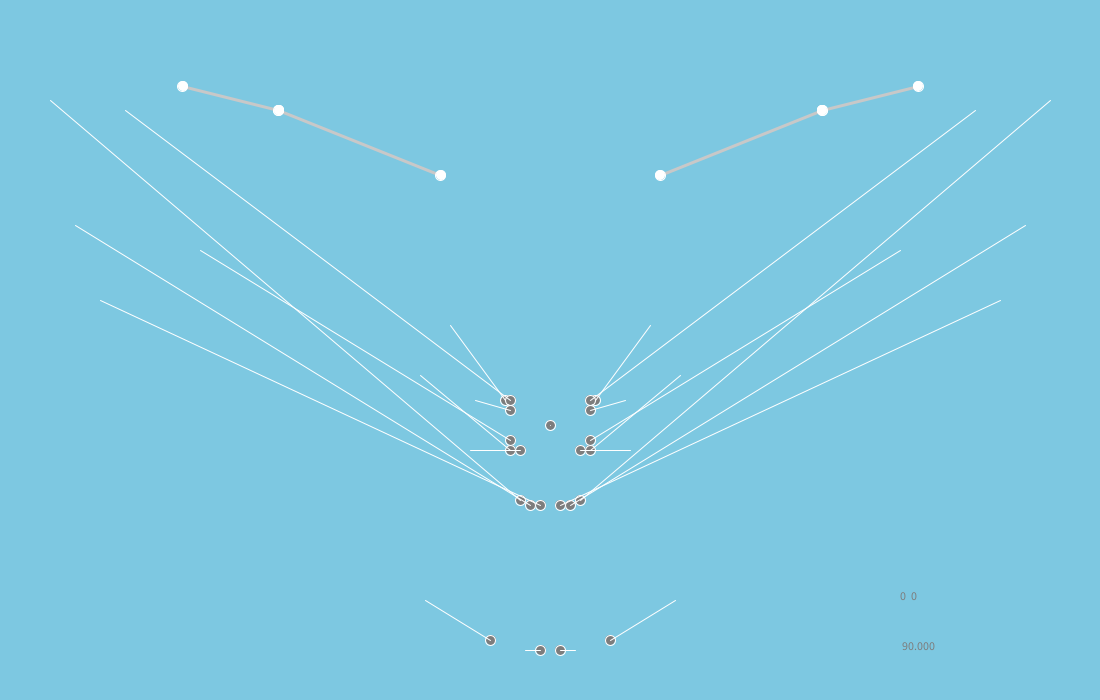
Frame 1 (no input)
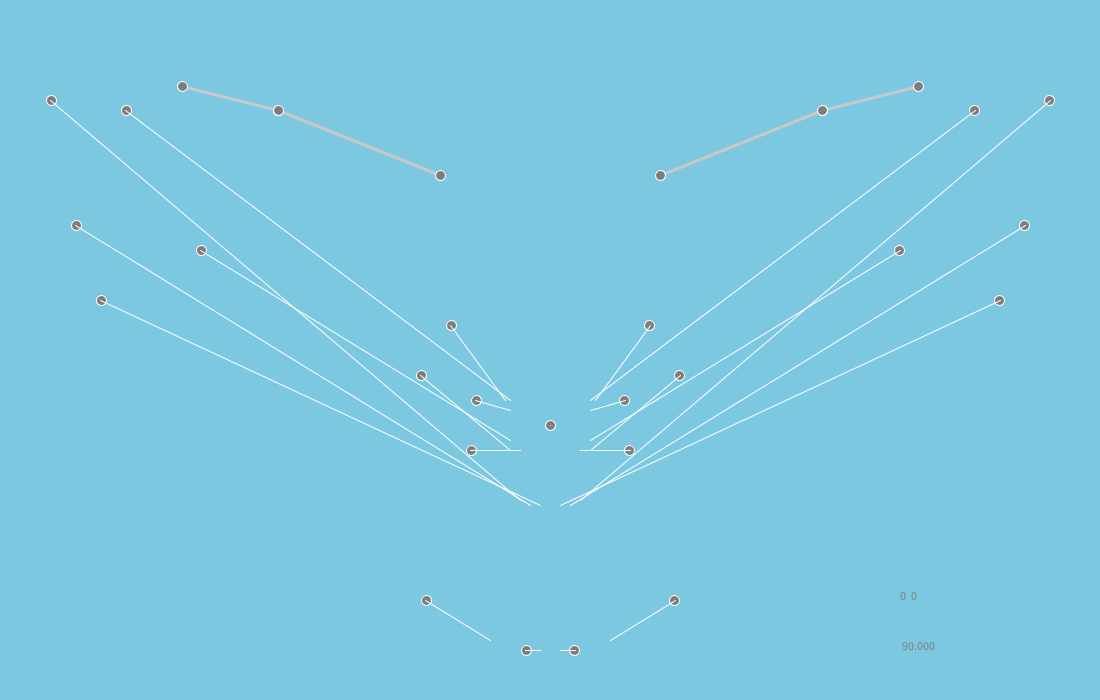
Frame 60 (the mouse pressed at the canvas centre just before this capture)
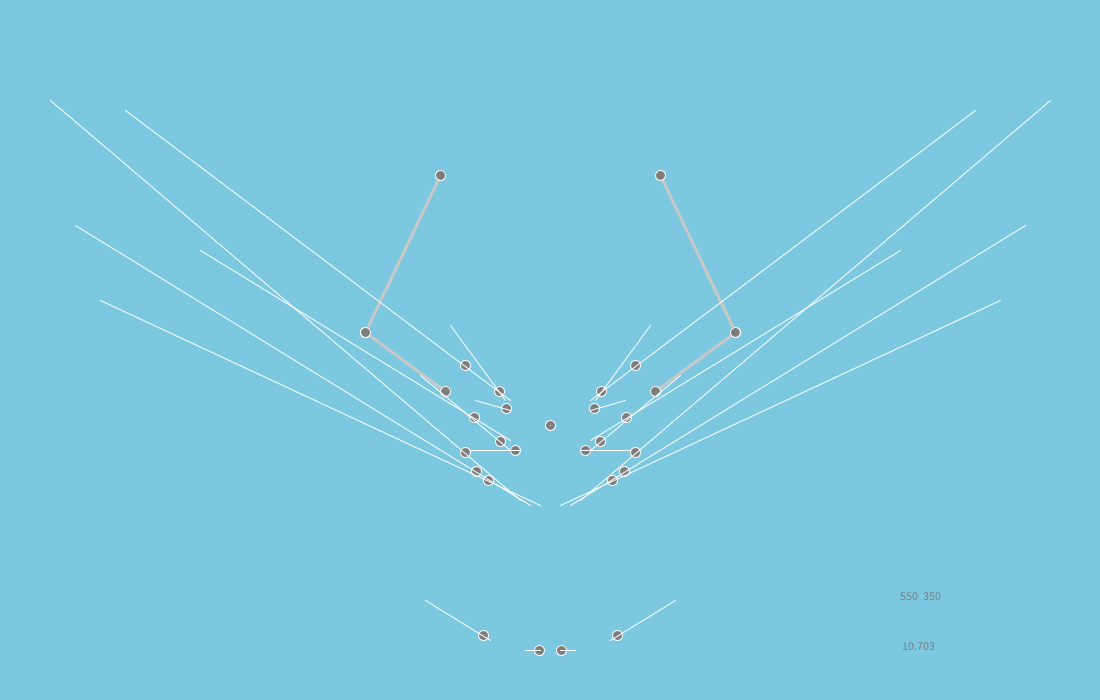
Frame 120 (the mouse held since frame 60 and released just before this capture)

The Processing sketch that drew these frames (run headless with seeded random() and noise(); from frame 60 on, the mouse is pressed at the canvas centre):

// Processing sketch: Basic_example
// ── Basic_example.pde
//  In the checkPositions() function, thanks to Keith Peters for Law Of Cosines Approach to bones: http://flylib.com/books/en/4.261.1.96/1/

int numberOfBones = 2; 
int numberOfFeathers = 5;
color boneColor = color(200);
color jointColor = color(255);
float stdBoneLength = 75;
Bone allBones[] = new Bone[numberOfBones];
PVector anchorPoint, h;
PVector m1[] = new PVector[3];
PVector m2[] = new PVector[3];
PVector m3[] = new PVector[3]; 
PVector wt1[] = new PVector[3];
PVector wt2[] = new PVector[3];
PVector b1[] = new PVector[3];
PVector b2[] = new PVector[3];
PVector b3[] = new PVector[3];
PVector b4[] = new PVector[3];
PVector ctr[] = new PVector[3];
PVector t1[] = new PVector[3];
PVector t2[] = new PVector[3];
float reach = 0;
float jointDiam = 10;
float boneLengths[] = {100, 175};
float spreadAngle;

void setup () {
  size(1100, 700);
  anchorPoint = new PVector (width/2 + width/10, height/4);
  ellipseMode(CENTER);
  initBones();
  initPoints();
}

void draw () {
  background(125, 200, 225);
  stroke(jointColor);
  strokeWeight(1);
  checkPositions();
  for (int i = 0; i < numberOfBones; i ++) {
    allBones[i].display();
  }
  resetPoints();
  drawKeyPoints();
  mirrorImage();
  spreadAngle = degrees(atan2(int(100-allBones[1].far.y), int(600-allBones[1].far.x)))+180;
  if (spreadAngle > 180) {spreadAngle = 0;}
  if ((spreadAngle < 180) && (spreadAngle > 90)) {spreadAngle = 90;}
  spreadAngle = map(spreadAngle, 0, 90, 90, 0);
  text(spreadAngle, 900, 650);
  text(mouseX+"  "+mouseY, 900,600);
}

void mirrorImage() {  
  loadPixels();
  for (int i = 0; i < height; i ++) {
    for (int j = 0; j < width/2; j ++) {
      pixels[(i*width) + (width/2) - j] = pixels[j + (i*width) + (width/2)];
    }
  }
  updatePixels();
}

void drawKeyPoints() {

fill(125);
  ellipse(m1[2].x, m1[2].y, 10, 10);
  ellipse(m2[2].x, m2[2].y, 10, 10);
  ellipse(m3[2].x, m3[2].y, 10, 10);
  ellipse(wt1[2].x, wt1[2].y, 10, 10);
  ellipse(wt2[2].x, wt2[2].y, 10, 10);
  ellipse(b1[2].x, b1[2].y, 10, 10);
  ellipse(b2[2].x, b2[2].y, 10, 10);
  ellipse(b3[2].x, b3[2].y, 10, 10);
  ellipse(b4[2].x, b4[2].y, 10, 10);
  ellipse(ctr[2].x, ctr[2].y, 10, 10);
  ellipse(t1[2].x, t1[2].y, 10, 10);
  ellipse(t2[2].x, t2[2].y, 10, 10);
/*
  fill(125, 0, 0);
  ellipse(m1[1].x, m1[1].y, 3, 3);
  ellipse(m2[1].x, m2[1].y, 3, 3);
  ellipse(m3[1].x, m3[1].y, 3, 3);
  ellipse(wt1[1].x, wt1[1].y, 3, 3);
  ellipse(wt2[1].x, wt2[1].y, 3, 3);
  ellipse(b1[1].x, b1[1].y, 3, 3);
  ellipse(b2[1].x, b2[1].y, 3, 3);
  ellipse(b3[1].x, b3[1].y, 3, 3);
  ellipse(b4[1].x, b4[1].y, 3, 3);
  ellipse(ctr[1].x, ctr[1].y, 3, 3);
  ellipse(t1[1].x, t1[1].y, 3, 3);
  ellipse(t2[1].x, t2[1].y, 3, 3);
  */
  line(m1[0].x, m1[0].y, m1[1].x, m1[1].y);
  line(m2[0].x, m2[0].y, m2[1].x, m2[1].y);
  line(m3[0].x, m3[0].y, m3[1].x, m3[1].y);
  line(wt1[0].x, wt1[0].y, wt1[1].x, wt1[1].y);
  line(wt2[0].x, wt2[0].y, wt2[1].x, wt2[1].y);
  line(b1[0].x, b1[0].y, b1[1].x, b1[1].y);
  line(b2[0].x, b2[0].y, b2[1].x, b2[1].y);
  line(b3[0].x, b3[0].y, b3[1].x, b3[1].y);
  line(b4[0].x, b4[0].y, b4[1].x, b4[1].y);
  line(ctr[0].x, ctr[0].y, ctr[1].x, ctr[1].y);
  line(t1[0].x, t1[0].y, t1[1].x, t1[1].y);
  line(t2[0].x, t2[0].y, t2[1].x, t2[1].y);
}

void resetPoints() {
  m1[2] = new PVector(.0111*spreadAngle*(m1[1].x-m1[0].x)+m1[0].x, .0111*spreadAngle*(m1[1].y-m1[0].y)+m1[0].y);
  m2[2] = new PVector(.0111*spreadAngle*(m2[1].x-m2[0].x)+m2[0].x, .0111*spreadAngle*(m2[1].y-m2[0].y)+m2[0].y);
  m3[2] = new PVector(.0111*spreadAngle*(m3[1].x-m3[0].x)+m3[0].x, .0111*spreadAngle*(m3[1].y-m3[0].y)+m3[0].y);
  wt1[2] = new PVector(.0111*spreadAngle*(wt1[1].x-wt1[0].x)+wt1[0].x, .0111*spreadAngle*(wt1[1].y-wt1[0].y)+wt1[0].y);
  wt2[2] = new PVector(.0111*spreadAngle*(wt2[1].x-wt2[0].x)+wt2[0].x, .0111*spreadAngle*(wt2[1].y-wt2[0].y)+wt2[0].y);
  b1[2] = new PVector(.0111*spreadAngle*(b1[1].x-b1[0].x)+b1[0].x, .0111*spreadAngle*(b1[1].y-b1[0].y)+b1[0].y);
  b2[2] = new PVector(.0111*spreadAngle*(b2[1].x-b2[0].x)+b2[0].x, .0111*spreadAngle*(b2[1].y-b2[0].y)+b2[0].y);
  b3[2] = new PVector(.0111*spreadAngle*(b3[1].x-b3[0].x)+b3[0].x, .0111*spreadAngle*(b3[1].y-b3[0].y)+b3[0].y);
  b4[2] = new PVector(.0111*spreadAngle*(b4[1].x-b4[0].x)+b4[0].x, .0111*spreadAngle*(b4[1].y-b4[0].y)+b4[0].y);
  ctr[2] = new PVector(.0111*spreadAngle*(ctr[1].x-ctr[0].x)+ctr[0].x, .0111*spreadAngle*(ctr[1].y-ctr[0].y)+ctr[0].y);
  t1[2] = new PVector(.0111*spreadAngle*(t1[1].x-t1[0].x)+t1[0].x, .0111*spreadAngle*(t1[1].y-t1[0].y)+t1[0].y);
  t2[2] = new PVector(.0111*spreadAngle*(t2[1].x-t2[0].x)+t2[0].x, .0111*spreadAngle*(t2[1].y-t2[0].y)+t2[0].y);
}

void initPoints() {
  h = allBones[1].far;
  m1[0] = new PVector(590, 410);
  m1[1] = new PVector(625, 400);
  m1[2] = new PVector(625, 400);
  m2[0] = new PVector(595, 400);
  m2[1] = new PVector(650, 325);
  m2[2] = new PVector(650, 325);
  m3[0] = new PVector(590, 440); 
  m3[1] = new PVector(900, 250);
  m3[2] = new PVector(900, 250);
  wt1[0] = new PVector(590, 400);
  wt1[1] = new PVector(975, 110);
  wt1[2] = new PVector(975, 110);
  wt2[0] = new PVector(580, 500);
  wt2[1] = new PVector(1050, 100);
  wt2[2] = new PVector(1050, 100);
  b1[0] = new PVector(580, 450);
  b1[1] = new PVector(630, 450);
  b1[2] = new PVector(630, 450);
  b2[0] = new PVector(590, 450);
  b2[1] = new PVector(680, 375);
  b2[2] = new PVector(680, 375);
  b3[0] = new PVector(560, 505);
  b3[1] = new PVector(1000, 300);
  b3[2] = new PVector(1000, 300);
  b4[0] = new PVector(570, 505);
  b4[1] = new PVector(1025, 225);
  b4[2] = new PVector(1025, 225);
  ctr[0] = new PVector(550, 425);
  ctr[1] = new PVector(550, 425);
  ctr[2] = new PVector(550, 425);
  t1[0] = new PVector(560, 650);
  t1[1] = new PVector(575, 650);
  t1[2] = new PVector(575, 650);
  t2[0] = new PVector(610, 640);
  t2[1] = new PVector(675, 600);
  t2[2] = new PVector(675, 600);
}

void initBones() {
  PVector joint1, joint2;
  for (int i = 0; i < numberOfBones; i++) {
    if (i == 0) {
      joint1 = new PVector(anchorPoint.x, anchorPoint.y);
    } else {
      joint1 = new PVector(allBones[i-1].far.x, allBones[i-1].far.y);
    }
    if (i == 0) {
      joint2 = new PVector(anchorPoint.x + boneLengths[i], anchorPoint.y);
    } else {
      joint2 = new PVector(allBones[i-1].far.x + boneLengths[i], allBones[i-1].far.y);
    }
    allBones[i] = new Bone(boneLengths[i], joint1, joint2);
  }
}

void checkPositions() {
  PVector newPosit = new PVector(mouseX - allBones[0].near.x, mouseY - allBones[0].near.y);
//PVector newPosit = new PVector(mouseX - allBones[0].near.x, mouseY - allBones[0].near.y);
//PVector newPosit2 = new PVector(allBones[0].near.x - allBones[0].far.x, allBones[0].near.y - allBones[0].far);
  float totalDistance = sqrt(newPosit.x*newPosit.x+newPosit.y*newPosit.y);
//float totalDistance2 = sqrt()
  float hypot = min(totalDistance, int(allBones[0].boneLength)+int(allBones[1].boneLength));
//float hypot2 = min();
  float ha = acos((int(allBones[0].boneLength)*int(allBones[0].boneLength)-int(allBones[1].boneLength)*int(allBones[1].boneLength)-hypot*hypot)/
                 (-2*int(allBones[1].boneLength)*hypot));
//float ha2=acos();
  float ea = acos((hypot*hypot-int(allBones[0].boneLength)*int(allBones[0].boneLength)-int(allBones[1].boneLength)*int(allBones[1].boneLength))/
                 (-2*int(allBones[1].boneLength)*int(allBones[0].boneLength)));
//float ea2=acos();
  float newAngle = atan2(int(newPosit.y), int(newPosit.x));
//float newAngle2 = atan2();
  float bigAngle = newAngle + ha + PI + ea;
  if (bigAngle < 5.9) {bigAngle = 5.9;}
  if (bigAngle > 8) {bigAngle = 8;}
  if ((newAngle) < -0.25) {newAngle = -0.25;}
  if ((newAngle) > 2) {newAngle = 2;}
//float bigAngle2 = ;
  allBones[0].far.x = int((cos(bigAngle) * allBones[1].boneLength)) + allBones[0].near.x;
  allBones[0].far.y = int((sin(bigAngle) * allBones[1].boneLength)) + allBones[0].near.y;
  allBones[1].near = allBones[0].far;
  allBones[1].far.x = int((cos(newAngle+ha) * allBones[0].boneLength)) + allBones[0].far.x;
  allBones[1].far.y = int((sin(newAngle+ha) * allBones[0].boneLength)) + allBones[0].far.y;
//allBones[2].near = ;
//allBones[2].far.x = ;
//allBones[2].far.y = ;
}



// ── Class_Bone.pde
class Bone {

  float boneLength;
  PVector near;
  PVector far;
  float xFactor;
  float yFactor;
  float cwLimit;
  float ccwLimit;
  float cwPosit;
  float ccwPosit;
  Feather allFeathers[] = new Feather[numberOfFeathers];

  Bone (float boneLength, PVector near, PVector far) {
    this.boneLength = boneLength;
    this.near = near;
    this.far = far;
    this.xFactor = 0;
    this.yFactor = 0;
    this.boneLength = boneLength;
    this.cwLimit = PI;
    this.ccwLimit = PI;
  }

void display (){
   stroke(boneColor);
   strokeWeight(3);
   line(this.near.x, this.near.y, this.far.x, this.far.y);
   stroke(jointColor);
   strokeWeight(1);
   ellipse(near.x, near.y, jointDiam, jointDiam);
   ellipse(far.x, far.y, jointDiam, jointDiam);
}

void computeParameters() {
  this.xFactor = this.near.x - this.far.x;
  this.yFactor = this.near.y - this.far.y;
}
void addFeathers(int numberOfFeathers) {
  PVector newPosit;
  PVector frontPoint;
  PVector backPoint;
  float newAngle;
//  Feather allFeathers[][] = new Feather[numberOfBones][numberOfFeathers];
  for (int i = 0; i < numberOfFeathers; i++) {
    newPosit = new PVector((allBones[i].far.x - allBones[1].near.x), (allBones[i].far.y - allBones[1].near.y));    
    newAngle = atan2(newPosit.y, newPosit.x);


    frontPoint = new PVector (((allBones[i].boneLength / numberOfFeathers) * cos(newAngle)), 
    (allBones[i].boneLength / numberOfFeathers) * sin(newAngle));
    backPoint = new PVector (((allBones[i].boneLength / numberOfFeathers) * cos(newAngle + HALF_PI)), 
    (allBones[i].boneLength / numberOfFeathers) * sin(newAngle + HALF_PI));
    float l = 100;
    float w = 15;
    allFeathers[i] = new Feather(frontPoint, backPoint, l, w, i);
  }
}

}

// ── Class_Feather.pde
class Feather {
  
  color c1;
  color c2;
  color c3;
  PVector frontPoint;
  PVector backPoint;
  float l;
  float w;
  int boneIndex;
  
  Feather (PVector frontPoint, PVector backPoint, float l, float w, int boneIndex) {
    this.frontPoint = frontPoint;
    this.backPoint = backPoint;
    this.l = l;
    this.w = w;
    this.c1 = color(225, 200, 125, 50);
    this.c2 = color(175, 50, 75, 50);
    this.c3 = color(100, 75, 25, 50);
  }
 
 void display () {
   strokeWeight(w);
   fill(c1);
   line(frontPoint.x, frontPoint.y, backPoint.x, backPoint.y); 
 } 
}
